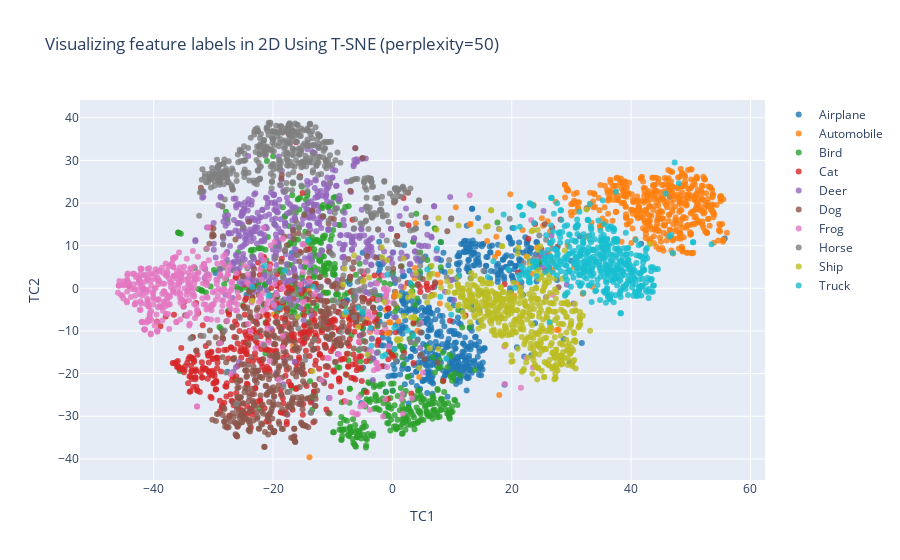

Notebook source saved alongside this figure:
### Markdown cell above
# T-SNE Labels Plot 
Plot K-means clusters but colour code them according to their training data labels.

### Code cell
# Initalise Clusters 
cluster0 = plotX[plotX["label"] == 0]
cluster1 = plotX[plotX["label"] == 1]
cluster2 = plotX[plotX["label"] == 2]
cluster3 = plotX[plotX["label"] == 3]
cluster4 = plotX[plotX["label"] == 4]
cluster5 = plotX[plotX["label"] == 5]
cluster6 = plotX[plotX["label"] == 6]
cluster7 = plotX[plotX["label"] == 7]
cluster8 = plotX[plotX["label"] == 8]
cluster9 = plotX[plotX["label"] == 9]

# trace1 is for 'Cluster 0'
trace1 = go.Scatter(
                    x = cluster0["TC1_2d"],
                    y = cluster0["TC2_2d"],
                    mode = "markers",
                    name = "Airplane",
                    marker = dict(color = 'rgba(31, 119, 180, 0.8)'),
                    text = None)

# trace2 is for 'Cluster 1'
trace2 = go.Scatter(
                    x = cluster1["TC1_2d"],
                    y = cluster1["TC2_2d"],
                    mode = "markers",
                    name = "Automobile",
                    marker = dict(color = 'rgba(255, 127, 14, 0.8)'),
                    text = None)

# trace3 is for 'Cluster 2'
trace3 = go.Scatter(
                    x = cluster2["TC1_2d"],
                    y = cluster2["TC2_2d"],
                    mode = "markers",
                    name = "Bird",
                    marker = dict(color = 'rgba(44, 160, 44, 0.8)'),
                    text = None)

# trace4 is for 'Cluster 3'
trace4 = go.Scatter(
                    x = cluster3["TC1_2d"],
                    y = cluster3["TC2_2d"],
                    mode = "markers",
                    name = "Cat",
                    marker = dict(color = 'rgba(214, 39, 40, 0.8)'),
                    text = None)

# trace5 is for 'Cluster 4'
trace5 = go.Scatter(
                    x = cluster4["TC1_2d"],
                    y = cluster4["TC2_2d"],
                    mode = "markers",
                    name = "Deer",
                    marker = dict(color = 'rgba(148, 103, 189, 0.8)'),
                    text = None)

# trace6 is for 'Cluster 5'
trace6 = go.Scatter(
                    x = cluster5["TC1_2d"],
                    y = cluster5["TC2_2d"],
                    mode = "markers",
                    name = "Dog",
                    marker = dict(color = 'rgba(140, 86, 75, 0.8)'),
                    text = None)

# trace7 is for 'Cluster 6'
trace7 = go.Scatter(
                    x = cluster6["TC1_2d"],
                    y = cluster6["TC2_2d"],
                    mode = "markers",
                    name = "Frog",
                    marker = dict(color = 'rgba(227, 119, 194, 0.8)'),
                    text = None)

# trace8 is for 'Cluster 7'
trace8 = go.Scatter(
                    x = cluster7["TC1_2d"],
                    y = cluster7["TC2_2d"],
                    mode = "markers",
                    name = "Horse",
                    marker = dict(color = 'rgba(127, 127, 127, 0.8)'),
                    text = None)

# trace9 is for 'Cluster 8'
trace9 = go.Scatter(
                    x = cluster8["TC1_2d"],
                    y = cluster8["TC2_2d"],
                    mode = "markers",
                    name = "Ship",
                    marker = dict(color = 'rgba(188, 189, 34, 0.8)'),
                    text = None)

# trace10 is for 'Cluster 9'
trace10 = go.Scatter(
                    x = cluster9["TC1_2d"],
                    y = cluster9["TC2_2d"],
                    mode = "markers",
                    name = "Truck",
                    marker = dict(color = 'rgba(23, 190, 207, 0.8)'),
                    text = None)


data = [trace1, trace2, trace3,
        trace4, trace5, trace6,
        trace7, trace8, trace9,
        trace10]

title = "Visualizing feature labels in 2D Using T-SNE (perplexity=" + str(perplexity) + ")"

layout = dict(title = title,
              xaxis= dict(title= 'TC1',ticklen= 5,zeroline= False),
              yaxis= dict(title= 'TC2',ticklen= 5,zeroline= False)
             )

fig = dict(data = data, layout = layout)

iplot(fig)

### Figure 1 — Plotly figure (JSON) as saved in the notebook; plotly's stock layout.template omitted (floating-point values rounded to 4 significant figures; data arrays with more than 128 entries replaced by an {"elided": "..."} marker saying what was removed)
{"data": [{"marker": {"color": "rgba(31, 119, 180, 0.8)"}, "mode": "markers", "name": "Airplane", "type": "scatter", "x": {"elided": "521 float values"}, "y": {"elided": "521 float values"}}, {"marker": {"color": "rgba(255, 127, 14, 0.8)"}, "mode": "markers", "name": "Automobile", "type": "scatter", "x": {"elided": "509 float values"}, "y": {"elided": "509 float values"}}, {"marker": {"color": "rgba(44, 160, 44, 0.8)"}, "mode": "markers", "name": "Bird", "type": "scatter", "x": {"elided": "546 float values"}, "y": {"elided": "546 float values"}}, {"marker": {"color": "rgba(214, 39, 40, 0.8)"}, "mode": "markers", "name": "Cat", "type": "scatter", "x": {"elided": "517 float values"}, "y": {"elided": "517 float values"}}, {"marker": {"color": "rgba(148, 103, 189, 0.8)"}, "mode": "markers", "name": "Deer", "type": "scatter", "x": {"elided": "496 float values"}, "y": {"elided": "496 float values"}}, {"marker": {"color": "rgba(140, 86, 75, 0.8)"}, "mode": "markers", "name": "Dog", "type": "scatter", "x": {"elided": "492 float values"}, "y": {"elided": "492 float values"}}, {"marker": {"color": "rgba(227, 119, 194, 0.8)"}, "mode": "markers", "name": "Frog", "type": "scatter", "x": {"elided": "439 float values"}, "y": {"elided": "439 float values"}}, {"marker": {"color": "rgba(127, 127, 127, 0.8)"}, "mode": "markers", "name": "Horse", "type": "scatter", "x": {"elided": "498 float values"}, "y": {"elided": "498 float values"}}, {"marker": {"color": "rgba(188, 189, 34, 0.8)"}, "mode": "markers", "name": "Ship", "type": "scatter", "x": {"elided": "514 float values"}, "y": {"elided": "514 float values"}}, {"marker": {"color": "rgba(23, 190, 207, 0.8)"}, "mode": "markers", "name": "Truck", "type": "scatter", "x": {"elided": "468 float values"}, "y": {"elided": "468 float values"}}], "layout": {"title": {"text": "Visualizing feature labels in 2D Using T-SNE (perplexity=50)"}, "xaxis": {"ticklen": 5, "title": {"text": "TC1"}, "zeroline": false}, "yaxis": {"ticklen": 5, "title": {"text": "TC2"}, "zeroline": false}}}
